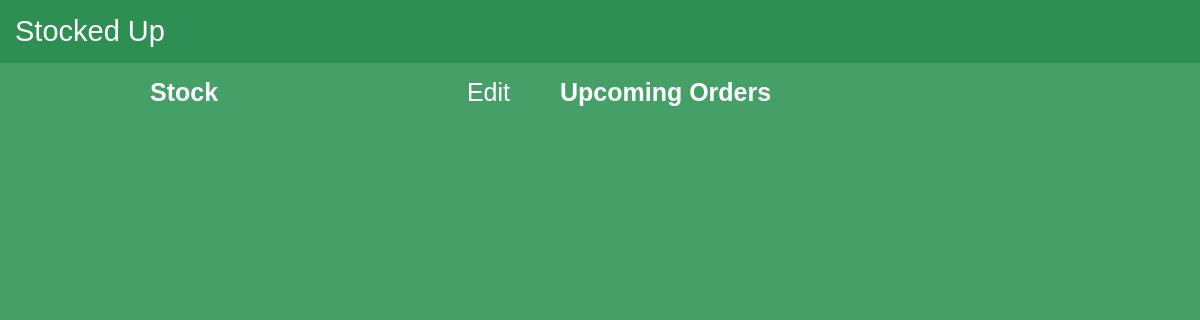
Before: /stock (signed in) with the older database file.
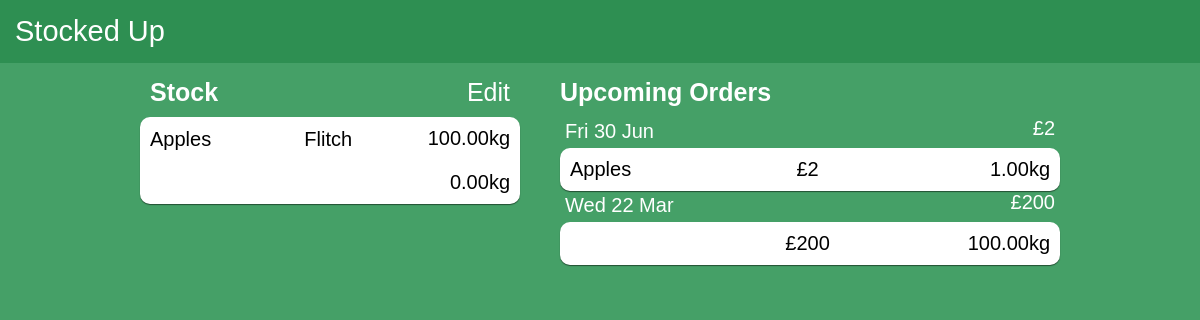
After: the same page with the newer database file.
### stockedup/models.py (models this page shows, shortened)
class Supplier(models.Model):
    name = models.CharField(max_length=128)
    email = models.EmailField(unique=True)
    def __str__(self):
        return self.name

class Item(models.Model):
    user = models.ForeignKey(User)
    supplier = models.ForeignKey(Supplier)
    name = models.CharField(max_length=128)
    rate = models.DecimalField(default=0, decimal_places=2, max_digits=10)
    cost = models.DecimalField(default=0, decimal_places=2, max_digits=10)
    stock = models.DecimalField(default=0, decimal_places=2, max_digits=10)
    lastUpdated = models.DateField(default=date.today)
    class Meta:
        unique_together = ("user", "supplier", "name")

### stockedup/views.py (the view)
# urls.py: url(r'^stock', views.stock, name='stock'),
def stock(request):
    currentUser = request.user
    items = filter(lambda x: x.user == currentUser, Item.objects.all())  # Filters items to only the current user
    contextDict = {'stock': [], 'orders': []}
    datedOrders = {}
    orders = []
    for item in items:
        contextDict['stock'] += [
            {'name': item.name, 'from': item.supplier, 'kgpw': item.rate, 'amount': item.stock, 'ppkg': 2}]
        if item.rate != 0:
            orders += [(int(item.stock / item.rate), item)]  # Creates tuple: order = (Days Left, Item)
    sorted(orders, key=lambda order: order[0])  # Sort by days lasting
    days = ("Mon", "Tues", "Wed", "Thurs", "Fri", "Sat", "Sun")
    months = ("Jan", "Feb", "Mar", "Apr", "May", "Jun", "Jul", "Aug", "Sep", "Oct", "Nov", "Dec")
    for order in orders:
        orderDate = datetime.date.today() + datetime.timedelta(order[0])  # Find reorder date
        stringDate = str(days[orderDate.weekday()]) + ' ' + str(orderDate.day) + ' ' + str(months[orderDate.month - 1])
        datedOrders[stringDate] = {'total': 0,
                                   'orders': datedOrders.get(stringDate, {'orders': []})['orders'] + [
                                       {'name': order[1].name,
                                        'from': order[1].supplier,
                                        'cost': round(order[1].cost*order[1].rate), 'amount': order[1].rate}]}
    for day in datedOrders:
        tempList = []
        total = 0
        for order in datedOrders[day]['orders']:
            total += order['cost']  # Sums up cost
            tempList += [order]
        contextDict['orders'] += [{'date': day, 'total': total, 'orders': tempList}]
    return render(request, 'stockedup/stock.html', context=contextDict)

### templates/stockedup/stock.html (shortened to what this page needs)
{% extends 'stockedup/base.html' %}
{% load staticfiles %}
{% block body_block %}
	<div id="fixedbox">
		<div id="currentStock" class="stockbox">
			<span><h1>Stock</h1><a class="edit">Edit</a></span>
			<li>
				{% for item in stock %}
					<ul data-kgpw="{{ item.kgpw }}" data-ppkg="{{ item.ppkg }}" data-fromemail="{{ item.from.email }}"><span data-type="name">{{ item.name }}</span><span data-type="from">{{ item.from }}</span><span data-type="amount">{{ item.amount }}kg</span></ul>
				{% endfor %}
			</li>
		</div>
		<div id="upcomingOrders" class="stockbox">
			<h1>Upcoming Orders</h1>
			<li>
				{% for day in orders %}
					<ul>
						<h2><span>{{ day.date }}</span><span id="amount">£{{ day.total }}</span></h2>
						<li>
							{% for order in day.orders %}
								<ul><span>{{ order.name }}</span><span>£{{ order.cost }}</span><span>{{ order.amount }}kg</span></ul>
							{% endfor %}
						</li>
					</ul>
				{% endfor %}
			</li>
		</div>
	</div>
{% endblock %}

### templates/stockedup/base.html (shortened to what this page needs)
<!DOCTYPE html>
{% load staticfiles %}
<html>
	<head>
		<link rel="stylesheet" type="text/css" href="{% static "stockedup/css/style.css" %}" />
	</head>
	<body>
		<div id="header">
			<h1>Stocked Up</h1>
		</div>
		{% block body_block %}
		{% endblock %}
	</body>
</html>

### static/stockedup/css/style.css (style rules this page uses)
html { background-color: #45a067; font-family: sans-serif; font-size: 20px; }
body { margin: 0px; }
div#header { background-color: #2e8f52; padding: 15px; }
#header h1 { margin: 0px; color: #fff; font-weight: 400; font-size: 29px; }
@media (min-width: 930px) { div#fixedbox { margin-left: calc(50% - 465px); } }
div#currentStock { width: 380px; margin-right: 30px; }
div#upcomingOrders { width: 500px; float: right; }
#currentStock h1,#upcomingOrders h1 { font-weight: 600; margin: 0px; display: inline-block; color: #fff; font-size: 25px; }
#currentStock li { background-color: #fff; border-radius: 10px; box-shadow: 0px 1px 1px rgba(0,0,0,0.5); display: block; }
#currentStock a { font-weight: 300; float: right; cursor: pointer; }
.stockbox { display: inline-block; margin: 5px; vertical-align: top; }
.stockbox > span { color: #fff; margin: 10px; display: block; font-size: 25px; }
.stockbox ul { display: inline-block; width: calc(100% - 20px); margin: 0px; padding: 10px; }
.stockbox ul span { display: inline-block; text-align: center; vertical-align: middle; width: 33%; font-size: 20px; }
.stockbox ul span:first-child { text-align: left; }
.stockbox ul span:last-child { float: right; text-align: right; }
#upcomingOrders h1 { margin: 10px; margin-left: 0px; }
#upcomingOrders li { display: block; }
#upcomingOrders > li > ul { border: none; padding: 0px; color: #fff; font-size: 15px; width: 100%; }
.stockbox h2 { font-weight: inherit; margin: 5px; margin-top: 0px; }
#upcomingOrders li li { background: #fff; color: #000; border-radius: 10px; box-shadow: 0px 1px 1px rgba(0,0,0,0.5); }
div#fixedbox { max-width: 930px; }

Changed rows visible on the page:
added Supplier: name "Apples", from "Flitch", amount "100.00", cost "2", amount "1.00"
added Supplier: amount "0.00", cost "200", amount "100.00"
Other visible differences:
new list line: "Fri 30 Jun £ 2"
new list line: "Wed 22 Mar £ 200"
